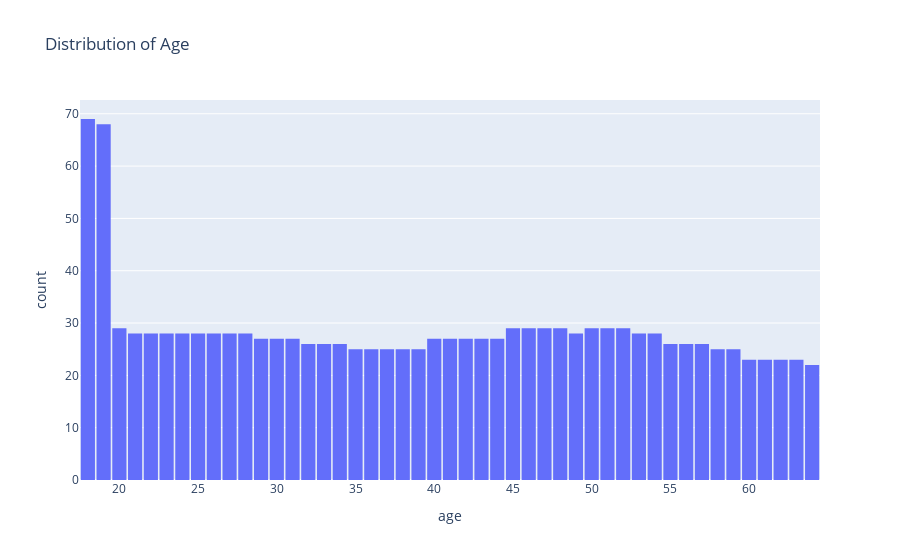

Notebook cell for this chart:
### Code cell
#Create a visual that shows the range of ages in the data set (youngest age is 18, oldest age is 64 --> create 47 bins for the histogram)
age_distribution = px.histogram(h_data, x = 'age', nbins = 47, title = 'Distribution of Age')
age_distribution.update_layout(bargap=0.1)
age_distribution.show()

### Figure 1 — Plotly figure (JSON) as saved in the notebook; plotly's stock layout.template omitted (floating-point values rounded to 4 significant figures; data arrays with more than 128 entries replaced by an {"elided": "..."} marker saying what was removed)
{"data": [{"alignmentgroup": "True", "bingroup": "x", "hovertemplate": "age=%{x}<br>count=%{y}<extra></extra>", "legendgroup": "", "marker": {"color": "#636efa", "pattern": {"shape": ""}}, "name": "", "nbinsx": 47, "offsetgroup": "", "orientation": "v", "showlegend": false, "type": "histogram", "x": {"elided": "1338 int values"}, "xaxis": "x", "yaxis": "y"}], "layout": {"bargap": 0.1, "barmode": "relative", "legend": {"tracegroupgap": 0}, "title": {"text": "Distribution of Age"}, "xaxis": {"anchor": "y", "domain": [0, 1], "title": {"text": "age"}}, "yaxis": {"anchor": "x", "domain": [0, 1], "title": {"text": "count"}}}}
